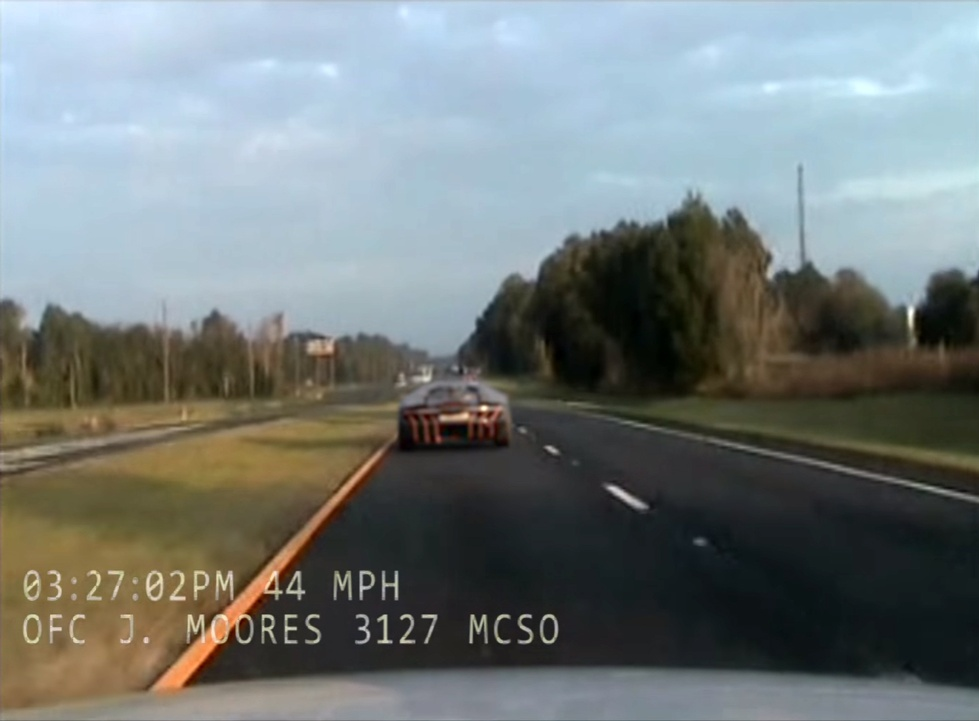
#> input picture lane_detection_project/vpimg/input/1.jpg, 979 x 721 px, shrunk from 1368 x 1008 before the run; its folder holds only this picture in this run
$ jupyter execute 'vanishing point detection.ipynb'
#> lines starting #> are read from the running program, lines starting #| are printed output that depends on the picture; after the words box and inside, x2 and y2 are one past the last pixel; in counts of white or black regions, pixels touching at a corner belong together
[cell 1]
import numpy as np
import cv2
import matplotlib.pyplot as plt
plt.rcParams['figure.figsize'] = [13, 8]

import itertools
import random
from itertools import starmap

[cell 2]
# Perform edge detection
def hough_transform(img):
    gray = cv2.cvtColor(img, cv2.COLOR_BGR2GRAY)  # Convert image to grayscale
    kernel = np.ones((7, 7), np.uint8)

    opening = cv2.morphologyEx(gray, cv2.MORPH_OPEN, kernel)  # Open (erode, then dilate)
    edges = cv2.Canny(opening, 50, 150, apertureSize=3)  # Canny edge detection
    lines = cv2.HoughLines(edges, 1, np.pi / 180, 100)  # Hough line detection

    hough_lines = []
    # Lines are represented by rho, theta; converted to endpoint notation
    if lines is not None:
        for line in lines:
            hough_lines.extend(list(starmap(endpoints, line)))

    return hough_lines


def endpoints(rho, theta):
    a = np.cos(theta)
    b = np.sin(theta)
    x_0 = a * rho
    y_0 = b * rho
    x_1 = int(x_0 + 1000 * (-b))
    y_1 = int(y_0 + 1000 * (a))
    x_2 = int(x_0 - 1000 * (-b))
    y_2 = int(y_0 - 1000 * (a))

    return ((x_1, y_1), (x_2, y_2))


# Random sampling of lines
def sample_lines(lines, size):
    if size > len(lines):
        size = len(lines)
    return random.sample(lines, size)


def det(a, b):
    return a[0] * b[1] - a[1] * b[0]


# Find intersection point of two lines (not segments!)
def line_intersection(line1, line2):
    x_diff = (line1[0][0] - line1[1][0], line2[0][0] - line2[1][0])
    y_diff = (line1[0][1] - line1[1][1], line2[0][1] - line2[1][1])

    div = det(x_diff, y_diff)
    if div == 0:
        return None  # Lines don't cross

    d = (det(*line1), det(*line2))
    x = det(d, x_diff) / div
    y = det(d, y_diff) / div

    return x, y


# Find intersections between multiple lines (not line segments!)
def find_intersections(lines):
    intersections = []
    for i, line_1 in enumerate(lines):
        for line_2 in lines[i + 1:]:
            if not line_1 == line_2:
                intersection = line_intersection(line_1, line_2)
                if intersection:  # If lines cross, then add
                    intersections.append(intersection)

    return intersections


# Given intersections, find the grid where most intersections occur and treat as vanishing point
def find_vanishing_point(img, grid_size, intersections):
    # Image dimensions
    image_height = img.shape[0]
    image_width = img.shape[1]

    # Grid dimensions
    grid_rows = (image_height // grid_size) + 1
    grid_columns = (image_width // grid_size) + 1

    # Current cell with most intersection points
    max_intersections = 0
    best_cell = (0.0, 0.0)

    for i, j in itertools.product(range(grid_columns),range(grid_rows)):
        cell_left = i * grid_size
        cell_right = (i + 1) * grid_size
        cell_bottom = j * grid_size
        cell_top = (j + 1) * grid_size
        cv2.rectangle(img, (cell_left, cell_bottom), (cell_right, cell_top), (0, 0, 255), 1)

        current_intersections = 0  # Number of intersections in the current cell
        for x, y in intersections:
            if cell_left < x < cell_right and cell_bottom < y < cell_top:
                current_intersections += 1

        # Current cell has more intersections that previous cell (better)
        if current_intersections > max_intersections:
            max_intersections = current_intersections
            best_cell = ((cell_left + cell_right) / 2, (cell_bottom + cell_top) / 2)
            print("Best Cell:", best_cell)

    if best_cell[0] != None and best_cell[1] != None:
        rx1 = int(best_cell[0] - grid_size / 2)
        ry1 = int(best_cell[1] - grid_size / 2)
        rx2 = int(best_cell[0] + grid_size / 2)
        ry2 = int(best_cell[1] + grid_size / 2)
        cv2.rectangle(img, (rx1, ry1), (rx2, ry2), (0, 255, 0), 1)
        cv2.imwrite('/pictures/output/center.jpg', img)

    return best_cell

[cell 3]
import os

for subdir, dirs, files in os.walk('vpimg/input'):
    for file in files:
        filepath = subdir + os.sep + file
        if filepath.endswith(".jpg"):
            print(filepath)
            img = cv2.imread(filepath)
#> img is the input picture: shape (721, 979, 3); mean B, G, R 122.3, 122.9, 115.7
            hough_lines = hough_transform(img)
#> in hough_transform, `gray = cv2.cvtColor(img, cv2.COLOR_BGR2GRAY)`:
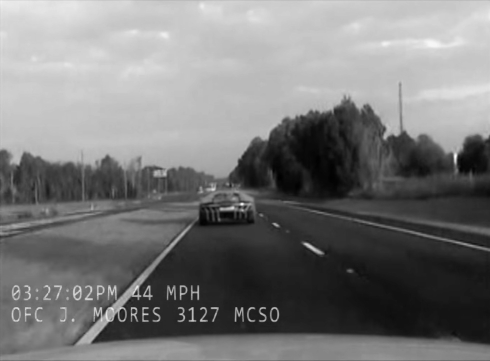
#> gray: shape (721, 979) (shown at 1/2 size); min 0, max 254, mean 120.7
#> in hough_transform, `opening = cv2.morphologyEx(gray, cv2.MORPH_OPEN, kernel)`:
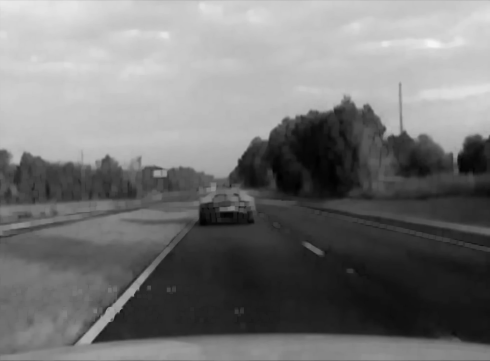
#> opening: shape (721, 979) (shown at 1/2 size); min 0, max 244, mean 118.5
#> in hough_transform, `edges = cv2.Canny(opening, 50, 150, apertureSize=3)`:
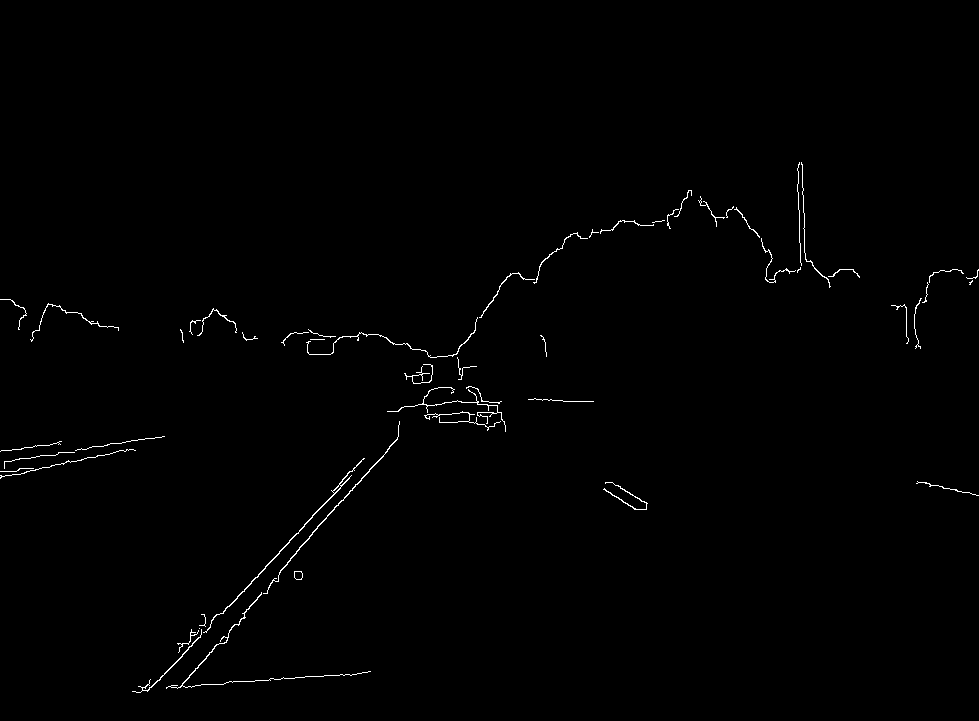
#> edges: shape (721, 979); 0.65% white in thin lines or dots, all inside (x1, y1, x2, y2) = (0, 162, 979, 693)
#> in hough_transform, `lines = cv2.HoughLines(edges, 1, np.pi / 180, 100)`: lines = [[580, 0.75], [586, 0.716], [589, 0.733], [585, 0.768], [582, 0.698], [576, 0.733], [591, 0.75], [456, 1.41], [588, 0.785], [583, 0.768]]
#> the loop in hough_transform, `for line in lines:` made 10 passes
#> line on passes 1 to 7: [[580, 0.75]], [[586, 0.716]], [[589, 0.733]], [[585, 0.768]], [[582, 0.698]], [[576, 0.733]], [[591, 0.75]]
#> after the loop in hough_transform, `for line in lines:`: hough_lines = 10 items
#> hough_lines = 10 items
            if hough_lines:
                random_sample = sample_lines(hough_lines, 100)
#> in sample_lines, `size = len(lines)`: size = 10
#> random_sample = 10 items
                intersections = find_intersections(random_sample)
#> the loop in find_intersections, `for i, line_1 in enumerate(lines):` made 10 passes
#> line_1 on passes 1 to 4: ((-249, 1134), (1114, -328)), ((-275, 1124), (1114, -314)), ((-257, 1126), (1106, -335)), ((-231, 1137), (1106, -349))
#> after the loop in find_intersections, `for i, line_1 in enumerate(lines):`: intersections = 45 pairs, first value -171.7 to 120539.7, second value -123952.7 to 1051.1
                if intersections:
                    grid_size = min(img.shape[0], img.shape[1]) // 10
                    vanishing_point = find_vanishing_point(img, grid_size, intersections)
#> after the loop in find_vanishing_point, `for i, j in itertools.product(range(grid_columns),range(grid_rows)):`:
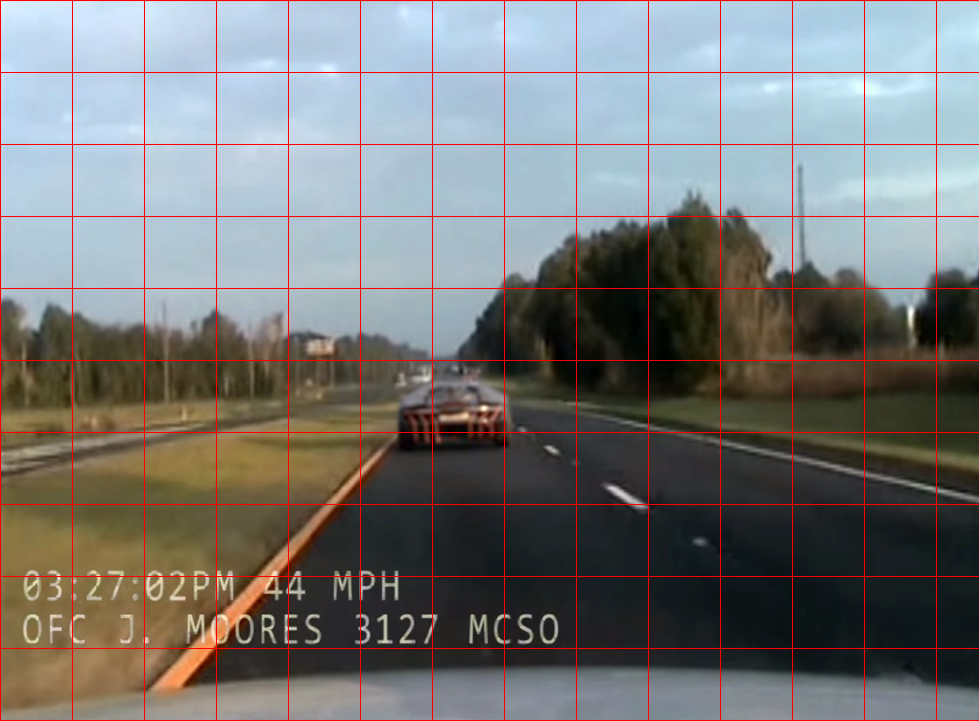
#> img: shape (721, 979, 3); 2.93% of pixels changed, all inside (x1, y1, x2, y2) = (0, 0, 979, 721)
#> after the loop in find_vanishing_point, `for i, j in itertools.product(range(grid_columns),range(grid_rows)):`: max_intersections = 7
#> in find_vanishing_point, `rx1 = int(best_cell[0] - grid_size / 2)`: rx1 = 360
#> in find_vanishing_point, `rx2 = int(best_cell[0] + grid_size / 2)`: rx2 = 432
#> in find_vanishing_point, `cv2.rectangle(img, (rx1, ry1), (rx2, ry2), (0, 255, 0), 1)`:
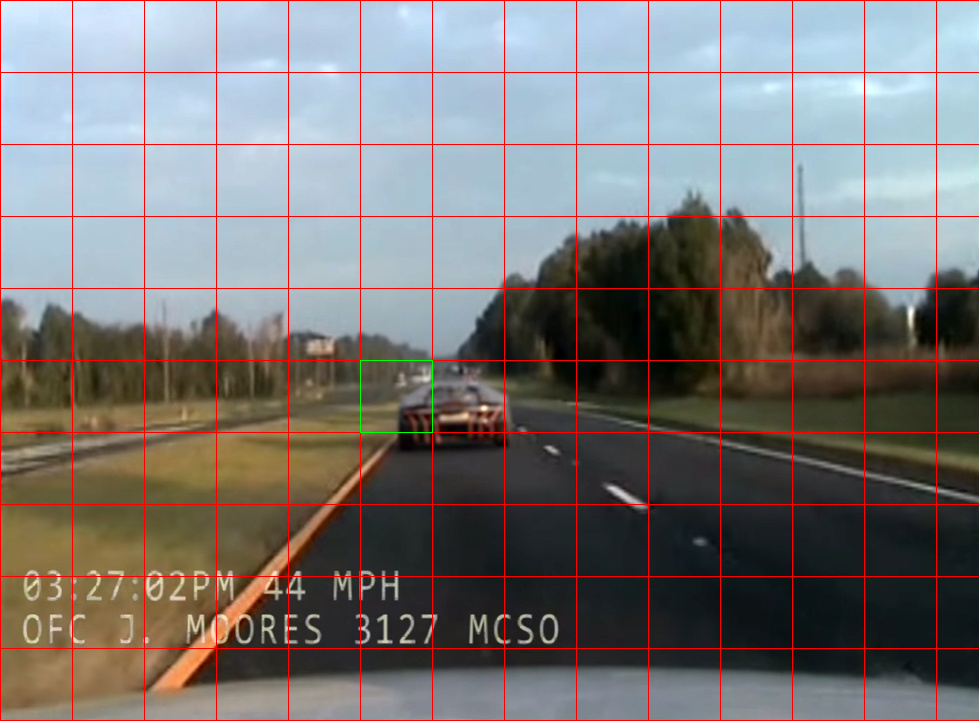
#> img: shape (721, 979, 3); 0.04% of pixels changed, all inside (x1, y1, x2, y2) = (360, 360, 433, 433)
#> vanishing_point = (396, 396)
                    filename = 'vpimg/output/' + os.path.splitext(file)[0] + '_center' + '.jpg'
                    cv2.imwrite(filename, img)

$ run again, on lane_detection_project/vpimg/input/5.jpg
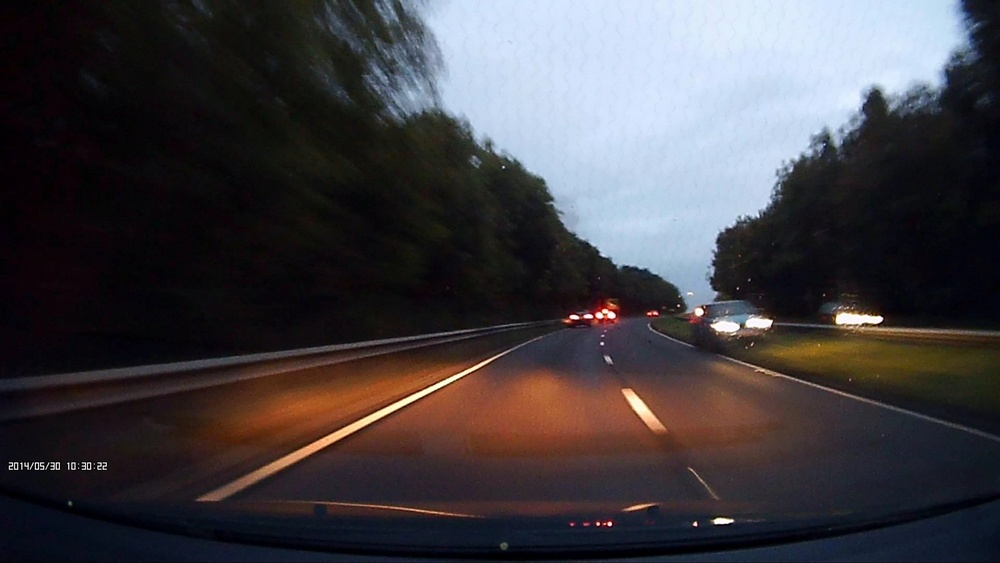
#> input picture lane_detection_project/vpimg/input/5.jpg, 1000 x 563 px, shrunk from 2600 x 1463 before the run
#> img is the input picture: shape (563, 1000, 3); mean B, G, R 66.7, 62.5, 65.8
#> in hough_transform, `edges = cv2.Canny(opening, 50, 150, apertureSize=3)`:
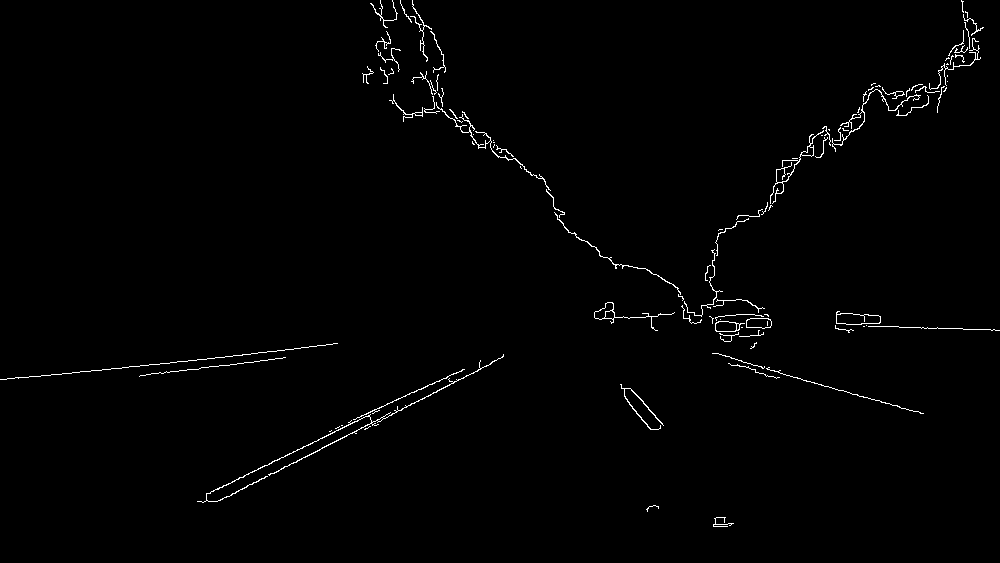
#> edges: shape (563, 1000); 1% white in thin lines or dots
#> lines = 14 rows, first 8: [378, 1.47], [545, 1.1], [534, 1.12], [295, 1.61], [143, 1.85], [543, 1.12], [535, 1.1], [381, 1.45]
#> the loop in hough_transform, `for line in lines:` made 14 passes
#> line on passes 1 to 7: [[378, 1.47]], [[545, 1.1]], [[534, 1.12]], [[295, 1.61]], [[143, 1.85]], [[543, 1.12]], [[535, 1.1]]
#> after the loop in hough_transform, `for line in lines:`: hough_lines = 14 items
#> size = 14
#> random_sample = 14 items
#> the loop in find_intersections, `for i, line_1 in enumerate(lines):` made 14 passes
#> line_1 on passes 1 to 4: ((-624, 955), (1141, 16)), ((-648, 930), (1133, 22)), ((-576, 981), (1137, -48)), ((-955, 480), (1034, 271))
#> after the loop in find_intersections, `for i, line_1 in enumerate(lines):`: intersections = 89 pairs, first value -15077 to 1054.4, second value 62.08 to 2237.9
#> after the loop in find_vanishing_point, `for i, j in itertools.product(range(grid_columns),range(grid_rows)):`:
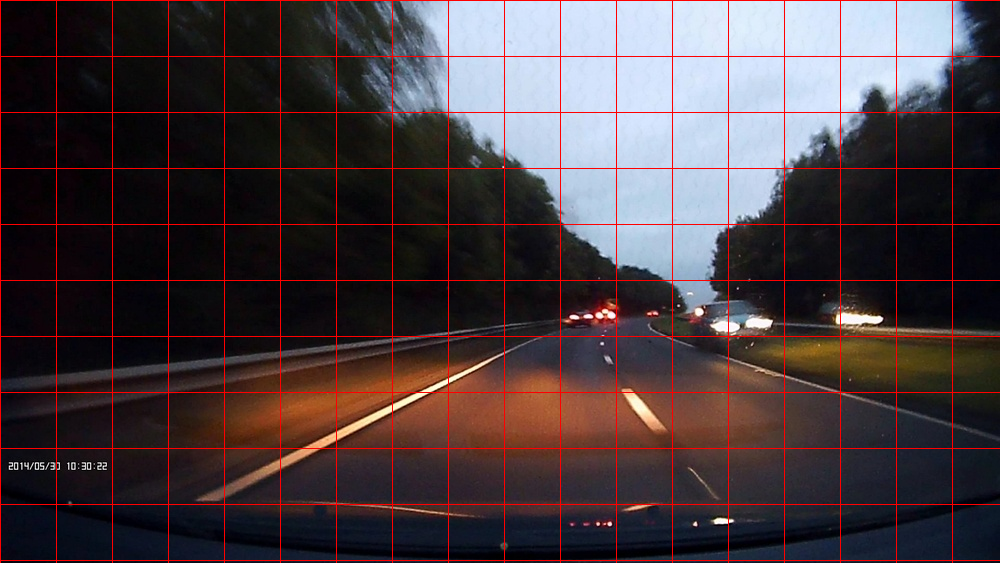
#> img: shape (563, 1000, 3); 3.72% of pixels changed, all inside (x1, y1, x2, y2) = (0, 0, 1000, 563)
